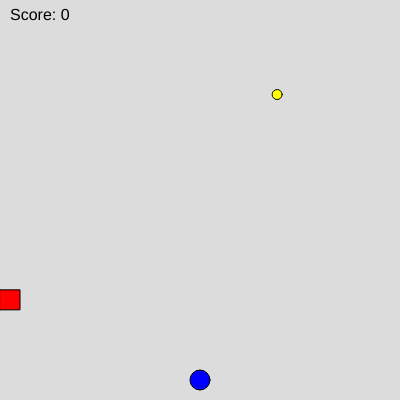
Frame 1 (no input)
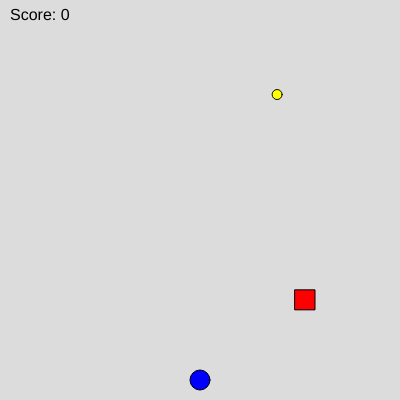
Frame 60 (no input)
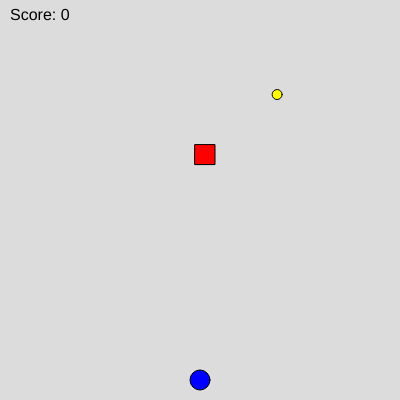
Frame 120 (the mouse pressed at the canvas centre since frame 60)

The p5.js sketch that drew these frames (run headless with seeded random() and noise() and a simulated clock; from frame 60 on, the mouse is pressed at the canvas centre):

// p5.js sketch
// ── sketch.js
// Game variables 
let playerX, playerY;
let coinX, coinY;
let obstacleX, obstacleY;
let score = 0;
let gameOver = false;

function setup() {
  createCanvas(400, 400);
  initializeGame();
}

function initializeGame() {
  // Initialize player position (bottom center)
  playerX = width/2;
  playerY = height - 20;
  
  // Initialize coin position
  newCoin();
  
  // Initialize obstacle position
  obstacleX = 0;
  obstacleY = random(20, height-20);
}

function draw() {
  background(220);
  
  if (gameOver) {
    displayGameOver();
  } else {
    // Draw game elements
    drawPlayer();
    drawCoin();
    drawObstacle();
    
    // Handle movement
    movePlayer();
    moveObstacle();
    
    // Check for collisions
    checkCoinCollection();
    checkCollisions();
    
    // Display game stats
    displayStats();
  }
}

function drawPlayer() {
  fill(0, 0, 255);  // Blue player
  circle(playerX, playerY, 20);
}

function drawCoin() {
  fill(255, 255, 0);  // Yellow coin
  circle(coinX, coinY, 10);
}

function drawObstacle() {
  fill(255, 0, 0);  // Red obstacle
  rect(obstacleX, obstacleY, 20, 20);
}

// Basic left/right movement provided
function movePlayer() {
  if (keyIsDown(LEFT_ARROW)) {
    playerX -= 5;
  }
  if (keyIsDown(RIGHT_ARROW)) {
    playerX += 5;
  }
  if (keyIsDown(UP_ARROW)){
    playerY-=5;
  }
  if (keyIsDown(DOWN_ARROW)){
    playerY+=5;
  }
  // TODO: Add up/down movement
  // HINT: Use UP_ARROW and DOWN_ARROW keys
  // Movement should be 5 pixels per frame
  
  // TODO: Add boundary checking
  // HINT: Keep player within canvas bounds
  // Check against 0, width, and height
}

function moveObstacle() {
  // TODO: Move obstacle from left to right
  // HINT: Increase obstacleX by obstacleSpeed
  obstacleX+=5;
  // TODO: Reset obstacle when it goes off screen
  // HINT: Check if obstacleX > width
  if (obstacleX>=width){
    obstacleX=0;
    obstacleY = random(20, height-20);
  }
  // Reset to left side and new random Y position
  
}

function checkCoinCollection() {
  // TODO: Check if player touches coin
  // HINT: Use dist(playerX, playerY, coinX, coinY)
  // If distance < 15:
  //   - Increase score
  //   - Create new coin
  //   - Increase obstacle speed slightly
}

function checkCollisions() {
  // TODO: Check if player hits obstacle
  // HINT: Similar to coin collection
  if (dist(playerX,playerY,obstacleX,obstacleY)<20){
    
  }
  // If hit (distance < 20):
  //   - Increase hits
  //   - Check for game over (hits >= 3)
  //   - Reset positions
}

function displayStats() {
  fill(0);
  textSize(16);
  text("Score: " + score, 10, 20);
  // TODO: Add display for hits and speed
}

function displayGameOver() {
  // TODO: Show game over screen
  // HINT: Use textAlign(CENTER, CENTER)
  // Show:
  //   - "Game Over" message
  //   - Final score
  //   - "Press R to Restart"
}

function newCoin() {
  // Generate random position for coin
  coinX = random(20, width-20);
  coinY = random(20, height-20);
}

function resetGame() {
  // TODO: Reset all game variables
  // HINT: Reset score, hits, speed
  // Set gameOver to false
  // Call initializeGame()
}

function keyPressed() {
  // TODO: Check for 'R' key to restart game
  // HINT: Use key === 'r' || key === 'R'
  // Only works when game is over
}

// Helper function you might need
function distance(x1, y1, x2, y2) {
  return dist(x1, y1, x2, y2);
}
